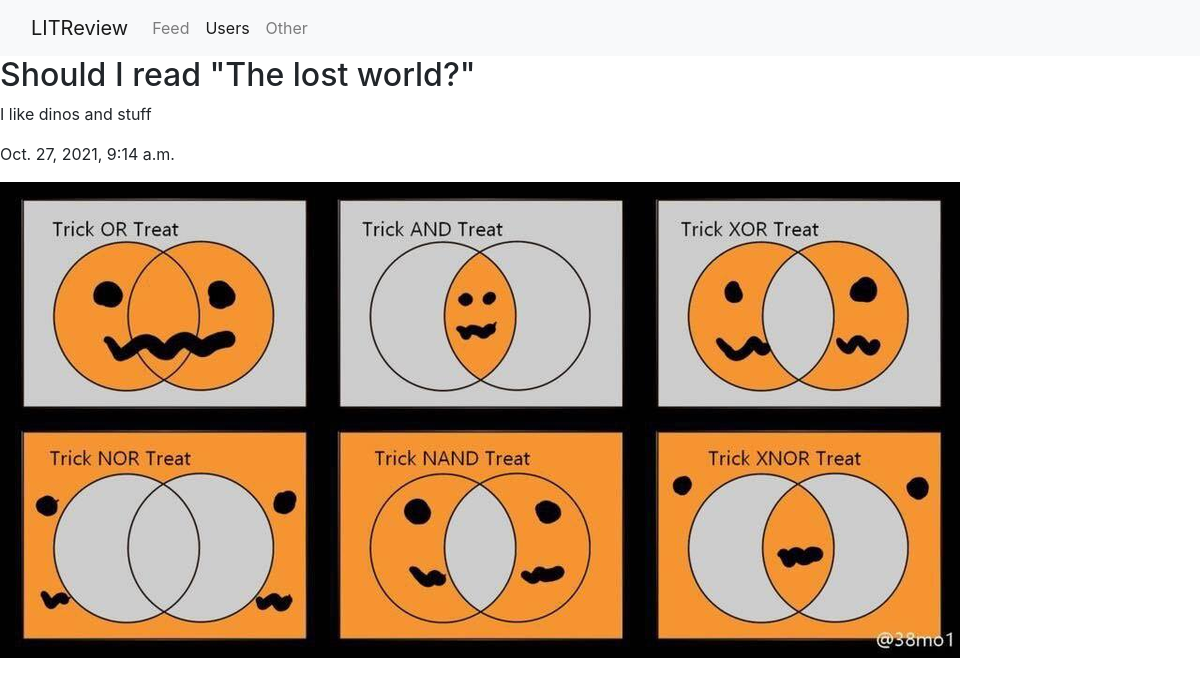
/ticket/2, run on the app's committed database.
### webapp/models.py (models this page shows)
class Ticket(models.Model):
    title = models.CharField(max_length=128, blank=True)
    description = models.TextField(max_length=2059, blank=True)
    user = models.ForeignKey(
        to=settings.AUTH_USER_MODEL, on_delete=models.CASCADE, blank=True)
    image = models.ImageField(upload_to='images/', null=True, blank=True)
    time_created = models.DateTimeField(auto_now_add=True)

### webapp/views.py (the view)
# urls.py: path('ticket/<int:ticket_id>', views.view_ticket, name="view_ticket"),
def view_ticket(request, ticket_id):
    ticket = get_object_or_404(Ticket, pk=ticket_id)
    return render(request, 'view_ticket.html', locals())

### webapp/templates/view_ticket.html
{% extends "main.html" %}
{% block content %}
<h2>{{ticket.title}}</h2>
<p>{{ticket.description}}</p>
<p>{{ticket.time_created}}</p>
{% if ticket.image %}
  <img src="{{ticket.image.url}}" alt="">
{% endif %}
    {% endblock content %}

### data on the page
Ticket: title "Should I read \"The lost world?\"", description "I like dinos and stuff", time_created "Oct. 27, 2021, 9:14 a.m.", image (picture)
